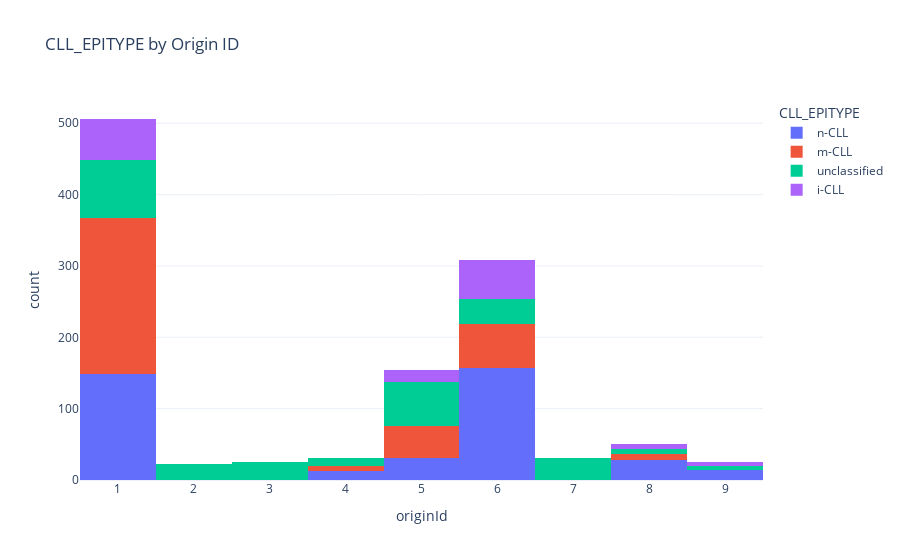

The notebook cell saved with this chart:
### Code cell
df_sub = df.dropna(subset=['CLL_EPITYPE'])
fig = px.histogram(df_sub, x='originId', color='CLL_EPITYPE',
                   title='CLL_EPITYPE by Origin ID',
                   barmode='stack')
fig.show()

### Figure 1 — Plotly figure (JSON) as saved in the notebook; plotly's stock layout.template omitted (floating-point values rounded to 4 significant figures; data arrays with more than 128 entries replaced by an {"elided": "..."} marker saying what was removed)
{"data": [{"bingroup": "x", "hovertemplate": "CLL_EPITYPE=n-CLL<br>originId=%{x}<br>count=%{y}<extra></extra>", "legendgroup": "n-CLL", "marker": {"color": "#636efa", "pattern": {"shape": ""}}, "name": "n-CLL", "orientation": "v", "showlegend": true, "type": "histogram", "x": {"elided": "391 int values"}, "xaxis": "x", "yaxis": "y"}, {"bingroup": "x", "hovertemplate": "CLL_EPITYPE=m-CLL<br>originId=%{x}<br>count=%{y}<extra></extra>", "legendgroup": "m-CLL", "marker": {"color": "#EF553B", "pattern": {"shape": ""}}, "name": "m-CLL", "orientation": "v", "showlegend": true, "type": "histogram", "x": {"elided": "342 int values"}, "xaxis": "x", "yaxis": "y"}, {"bingroup": "x", "hovertemplate": "CLL_EPITYPE=unclassified<br>originId=%{x}<br>count=%{y}<extra></extra>", "legendgroup": "unclassified", "marker": {"color": "#00cc96", "pattern": {"shape": ""}}, "name": "unclassified", "orientation": "v", "showlegend": true, "type": "histogram", "x": {"elided": "280 int values"}, "xaxis": "x", "yaxis": "y"}, {"bingroup": "x", "hovertemplate": "CLL_EPITYPE=i-CLL<br>originId=%{x}<br>count=%{y}<extra></extra>", "legendgroup": "i-CLL", "marker": {"color": "#ab63fa", "pattern": {"shape": ""}}, "name": "i-CLL", "orientation": "v", "showlegend": true, "type": "histogram", "x": {"elided": "141 int values"}, "xaxis": "x", "yaxis": "y"}], "layout": {"barmode": "stack", "legend": {"title": {"text": "CLL_EPITYPE"}, "tracegroupgap": 0}, "title": {"text": "CLL_EPITYPE by Origin ID"}, "xaxis": {"anchor": "y", "domain": [0, 1], "title": {"text": "originId"}}, "yaxis": {"anchor": "x", "domain": [0, 1], "title": {"text": "count"}}}}
